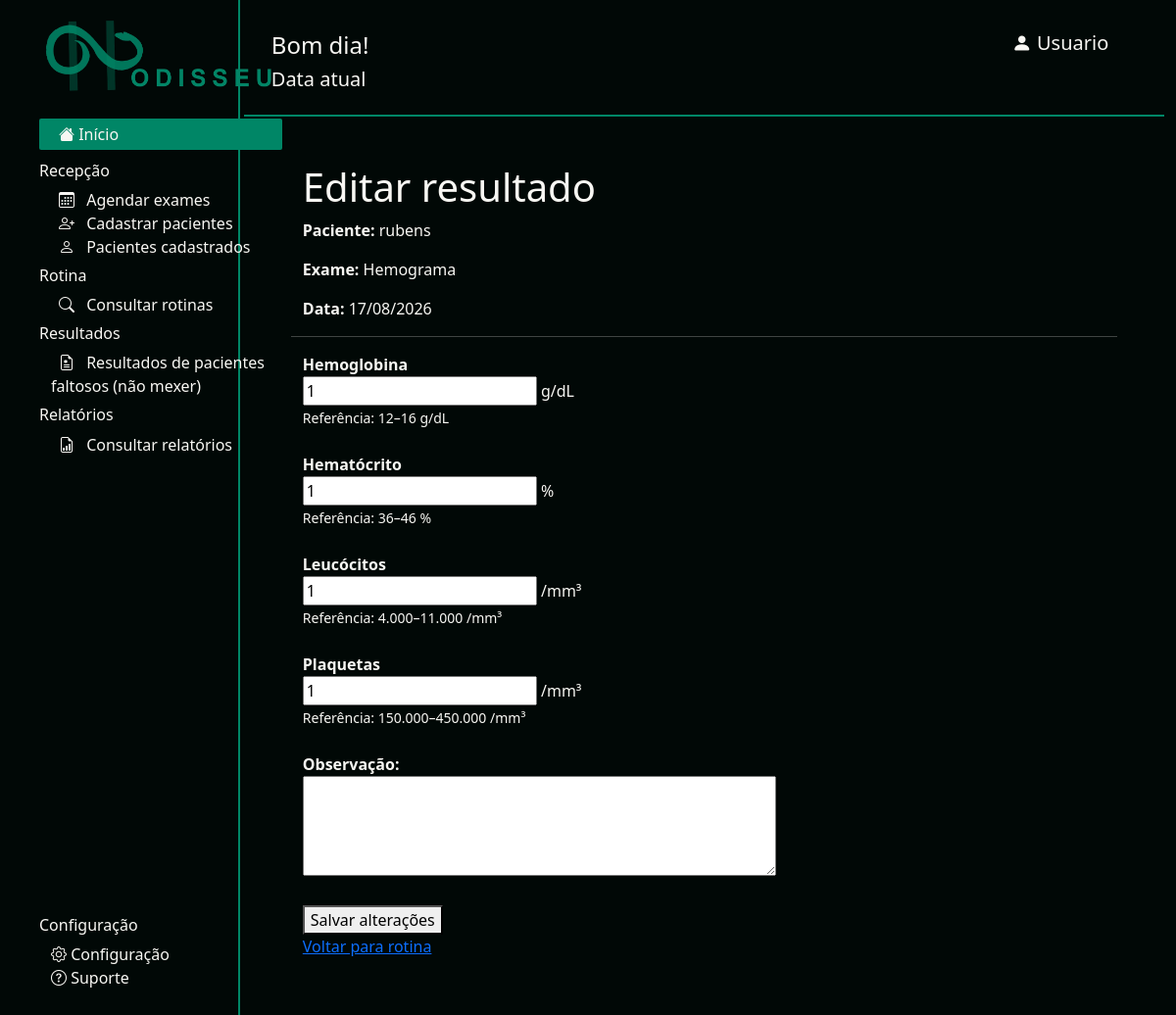
Screenshot of /editar_resultado/23 with the database file from the repository.
### odisseu/models.py (models this page shows, shortened)
class Agendamento(models.Model):
    EXAMES = [
        ('glicemia', 'Glicemia'),
        ('hemograma', 'Hemograma'),
        ('proteina', 'Proteína C reativa'),
    ]
    solicitante = models.CharField(max_length=200,blank=True, validators=[validate_nome]
    )
    paciente = models.ForeignKey(
        Paciente,
        on_delete=models.CASCADE
    )
    exame = models.CharField(
        max_length=50,
        choices=EXAMES
    )
    data = models.DateField()

class Paciente(models.Model):
    nome = models.CharField(max_length=200, validators=[validate_nome])
    cpf = models.CharField(max_length=11, validators=[validate_cpf])
    cns = models.CharField(max_length=14, validators=[validate_cns])
    data_nascimento = models.DateField()
    telefone = models.CharField(max_length=20, validators=[validate_telefone])

class ResultadoParametro(models.Model):
    resultado = models.ForeignKey(
        Resultado,
        on_delete=models.CASCADE,
        related_name='parametros'
    )
    nome = models.CharField(
        max_length=100
    )
    valor = models.CharField(
        max_length=100,
        blank=True
    )
    unidade = models.CharField(
        max_length=50,
        blank=True
    )
    referencia = models.CharField(
        max_length=200,
        blank=True
    )

### odisseu/views.py (the view, shortened to what this page needs)
# urls.py: path('editar_resultado/<int:resultado_id>',views.editar_resultado, name='editar_resultado'),
def editar_resultado(request, resultado_id):
    resultado = Resultado.objects.get(id=resultado_id)
    agendamento = resultado.agendamento
    parametros = resultado.parametros.all()
    return render(
        request,
        'editar_resultado.html',
        {
            'resultado': resultado,
            'agendamento': agendamento,
            'parametros': parametros,
        }
    )

### odisseu/templates/editar_resultado.html (shortened to what this page needs)
{% extends "base.html" %}
{% block content %}
    <h1>Editar resultado</h1>
    <p>
        <strong>Paciente:</strong>
        {{ agendamento.paciente.nome }}
    </p>
    <p>
        <strong>Exame:</strong>
        {{ agendamento.get_exame_display }}
    </p>
    <p>
        <strong>Data:</strong>
        {{ agendamento.data|date:"d/m/Y" }}
    </p>
    <hr>
    <form method="POST">
        {% for parametro in parametros %}
            <div>
                <label>
                    <strong>
                        {{ parametro.nome }}
                    </strong>
                </label>
                <br>
                <input
                    type="text"
                    name="parametro_{{ parametro.id }}"
                    value="{{ parametro.valor }}"
                >
                {{ parametro.unidade }}
                <br>
                <small>
                    Referência:
                    {{ parametro.referencia }}
                </small>
            </div>
            <br>
        {% endfor %}
        <label>
            <strong>Observação:</strong>
        </label>
        <br>
        <textarea
            name="observacao"
            rows="4"
            cols="50"
        >{{ resultado.observacao }}</textarea>
        <br><br>
        <button type="submit">
            Salvar alterações
        </button>
    </form>
    <br>
    <a href="{% url 'rotina' %}">
        Voltar para rotina
    </a>
{% endblock %}

### odisseu/static/odisseu/css/style.css (style rules this page uses)
:root { --verde: #005541; --verde-claro: #008666; --branco: #f8f7f3; --preto: #010806; }
body { background-color: var(--preto); color: var(--branco); }

### rows the page displays
Agendamento: paciente.nome "rubens", exame "Hemograma", data "17/08/2026"
ResultadoParametro: nome "Hemoglobina", valor "1", unidade "g/dL", referencia "12–16 g/dL"
ResultadoParametro: nome "Hematócrito", valor "1", unidade "%", referencia "36–46 %"
ResultadoParametro: nome "Leucócitos", valor "1", unidade "/mm³", referencia "4.000–11.000 /mm³"
ResultadoParametro: nome "Plaquetas", valor "1", unidade "/mm³", referencia "150.000–450.000 /mm³"
